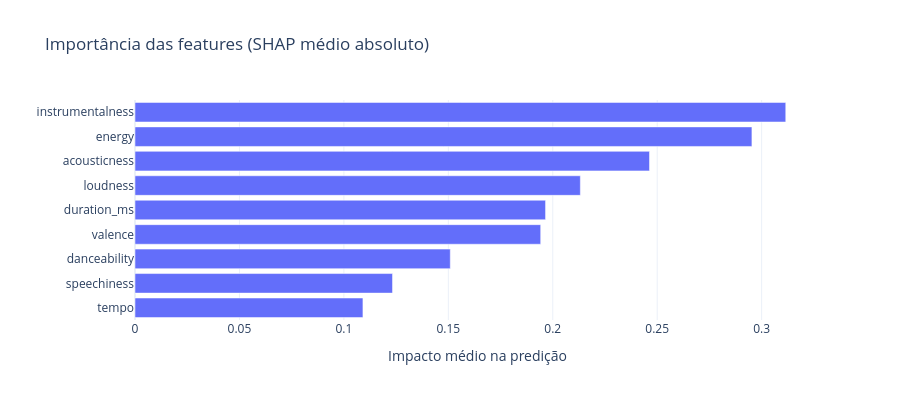

The notebook cell this image was saved under:
### Markdown cell above
## Importância global das features

Pra cada feature, quanto ela pesa em média nas decisões do modelo. Features com barra maior são as que mais empurram a predição pra um lado ou pro outro.

### Code cell
mean_abs_shap = np.abs(shap_values).mean(axis=0)
importance_df = pd.DataFrame({
    "feature": FEATURES,
    "mean_shap": mean_abs_shap,
}).sort_values("mean_shap", ascending=True)

fig = px.bar(
    importance_df, x="mean_shap", y="feature",
    orientation="h",
    title="Importância das features (SHAP médio absoluto)",
    labels={"mean_shap": "Impacto médio na predição", "feature": ""},
)
fig.update_layout(height=400, template="plotly_white")
fig.show()

### Figure 1 — Plotly figure (JSON) as saved in the notebook; plotly's stock layout.template omitted (floating-point values rounded to 4 significant figures)
{"data": [{"hovertemplate": "Impacto médio na predição=%{x}<br>=%{y}<extra></extra>", "legendgroup": "", "marker": {"color": "#636efa", "pattern": {"shape": ""}}, "name": "", "orientation": "h", "showlegend": false, "textposition": "auto", "type": "bar", "x": [0.1091, 0.1233, 0.1509, 0.1942, 0.1965, 0.2132, 0.2463, 0.2953, 0.3115], "xaxis": "x", "y": ["tempo", "speechiness", "danceability", "valence", "duration_ms", "loudness", "acousticness", "energy", "instrumentalness"], "yaxis": "y"}], "layout": {"barmode": "relative", "height": 400, "legend": {"tracegroupgap": 0}, "title": {"text": "Importância das features (SHAP médio absoluto)"}, "xaxis": {"anchor": "y", "domain": [0, 1], "title": {"text": "Impacto médio na predição"}}, "yaxis": {"anchor": "x", "domain": [0, 1], "title": {"text": ""}}}}
